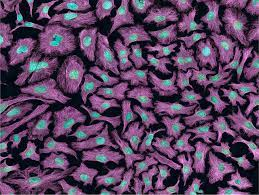
#> input picture Application/Otsu_thresholding /HeLa.jpg, 259 x 195 px
$ python otsu.py
#> lines starting #> are read from the running program, lines starting #| are printed output that depends on the picture; after the words box and inside, x2 and y2 are one past the last pixel; in counts of white or black regions, pixels touching at a corner belong together
import numpy as np
import cv2
import matplotlib.pyplot as plt

# load & convert to gray
image = cv2.imread("HeLa.jpg")
#> image is the input picture: shape (195, 259, 3); mean B, G, R 94.5, 66.3, 88.3
image_gray = cv2.cvtColor(image, cv2.COLOR_BGR2GRAY)
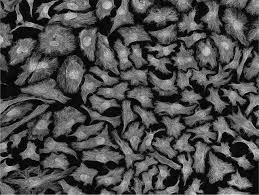
#> image_gray: shape (195, 259); min 0, max 221, mean 76.1
#cv2.imshow("binary", image_gray)
#cv2.waitKey(0)

histg = cv2.calcHist([image_gray], [0], None, [256], (0,256))
#> histg = 256 values, max 830 at index 8, min 0 at index 208, mean 197.3

within = []
for i in range(len(histg)) :# 256
    x,y = np.split(histg,[i])
    x1 = np.sum(x) / (image.shape[0] * image.shape[1]) # weight of class1
    y1 = np.sum(y) / (image.shape[0] * image.shape[1])
    x2 = np.sum([j*t for j,t in enumerate(x)]) / np.sum(x) # mean of class1
    y2 = np.sum([j*t for j,t in enumerate(y)]) / np.sum(y)
    x3 = np.sum([(j-x2)**2 *t for j,t in enumerate (x)] / np.sum(x)) # variance of class1
    x3 = np.nan_to_num(x3) # change "nan" to zero
    y3 = np.sum([(j-y2)**2 *t for j,t in enumerate (y)] / np.sum(y))
    within.append(x1*x3 +y1*y3)
#> this loop made 256 passes
#> (x1, y1, x2, y2, x3, y3) on passes 1, 14, 15: (0, 1, nan, 76.09, 0, 2509.6), (0.151, 0.849, 7.22, 75.37, 9.91, 1958.9), (0.165, 0.835, 7.7, 75.61, 11.62, 1896.5)
#> after the loop, within = 256 items, first 6: 2509.6, 2509.3, 2486.2, 2432.5, 2380.3, 2315.8

min_ = min(within)
#> min_ = 574.2
threshold = within.index(min_)
#> threshold = 72
ret, th = cv2.threshold(image_gray, threshold, 255, cv2.THRESH_BINARY)
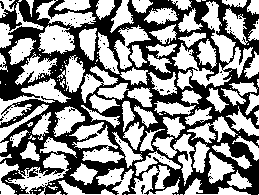
#> th: shape (195, 259); 54.9% white; 107 black regions (103 under 20 px), largest, box (x1, y1, x2, y2) and area: (0, 0, 259, 195) 22545, (27, 169, 38, 178) 51, (141, 185, 145, 194) 21, (0, 1, 4, 9) 20
#> ret = 72

# Checking code with library
ret2,th2 = cv2.threshold(image_gray,0,255,cv2.THRESH_BINARY+cv2.THRESH_OTSU)
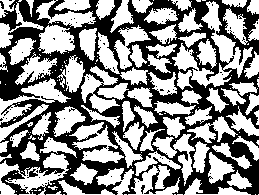
#> th2: shape (195, 259); 55.3% white; 107 black regions (103 under 20 px), largest, box (x1, y1, x2, y2) and area: (0, 0, 259, 195) 22308, (27, 169, 38, 178) 46, (141, 185, 145, 194) 21, (0, 1, 4, 9) 20
#> ret2 = 71

# Concatenate three images
numpy_horizontal_concat = np.concatenate(( image_gray, th, th2), axis=1)
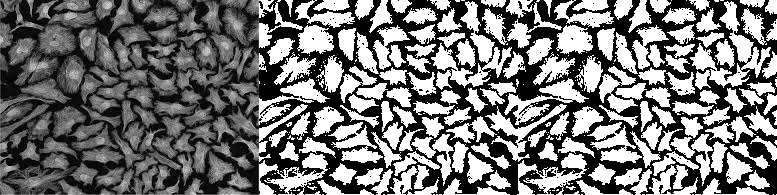
#> numpy_horizontal_concat: shape (195, 777); min 0, max 255, mean 119

cv2.imshow('Numpy Horizontal Concat', numpy_horizontal_concat)
cv2.waitKey(0)
